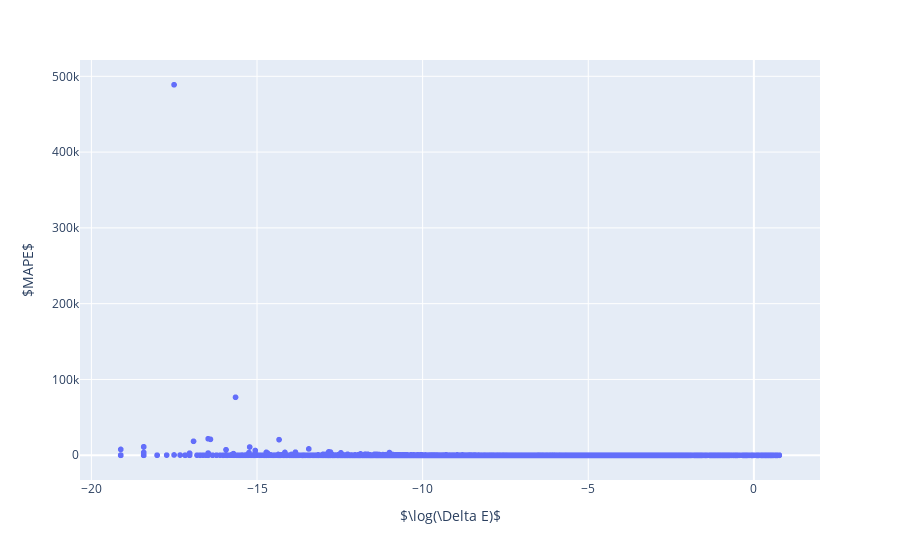

Write notebook code for a chart like this one.
### Code cell
labels = dict(y="$MAPE$", x="$\log(\Delta E)$")

fig = px.scatter(x=np.log(y_test['delta_E']),
                 y=single_mape_vals,
                labels=labels)
fig.show()

### Figure 1 — Plotly figure (JSON) as saved in the notebook; plotly's stock layout.template omitted (floating-point values rounded to 4 significant figures; data arrays with more than 128 entries replaced by an {"elided": "..."} marker saying what was removed)
{"data": [{"hovertemplate": "$\\log(\\Delta E)$=%{x}<br>$MAPE$=%{y}<extra></extra>", "legendgroup": "", "marker": {"color": "#636efa", "symbol": "circle"}, "mode": "markers", "name": "", "showlegend": false, "type": "scattergl", "x": {"elided": "53926 float values"}, "xaxis": "x", "y": {"elided": "53926 float values"}, "yaxis": "y"}], "layout": {"legend": {"tracegroupgap": 0}, "margin": {"t": 60}, "xaxis": {"anchor": "y", "domain": [0, 1], "title": {"text": "$\\log(\\Delta E)$"}}, "yaxis": {"anchor": "x", "domain": [0, 1], "title": {"text": "$MAPE$"}}}}
